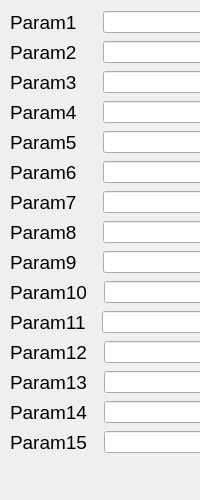
        <widget class="QWidget" name="scrollAreaWidgetContents_3">
         <property name="geometry">
          <rect>
           <x>0</x>
           <y>0</y>
           <width>200</width>
           <height>500</height>
          </rect>
         </property>
         <property name="sizePolicy">
          <sizepolicy hsizetype="Fixed" vsizetype="Fixed">
           <horstretch>0</horstretch>
           <verstretch>0</verstretch>
          </sizepolicy>
         </property>
         <property name="minimumSize">
          <size>
           <width>200</width>
           <height>500</height>
          </size>
         </property>
         <widget class="QWidget" name="layoutWidget">
          <property name="geometry">
           <rect>
            <x>10</x>
            <y>10</y>
            <width>210</width>
            <height>25</height>
           </rect>
          </property>
          <layout class="QHBoxLayout" name="horLayOut_CF1_1">
           <item>
            <widget class="QLabel" name="label_CF1_1">
             <property name="sizePolicy">
              <sizepolicy hsizetype="Fixed" vsizetype="Fixed">
               <horstretch>0</horstretch>
               <verstretch>0</verstretch>
              </sizepolicy>
             </property>
             <property name="font">
              <font>
               <pointsize>14</pointsize>
              </font>
             </property>
             <property name="text">
              <string>Param1</string>
             </property>
            </widget>
           </item>
           <item>
            <spacer name="horSpacer_CF1_1">
             <property name="orientation">
              <enum>Qt::Horizontal</enum>
             </property>
             <property name="sizeType">
              <enum>QSizePolicy::Fixed</enum>
             </property>
             <property name="sizeHint" stdset="0">
              <size>
               <width>20</width>
               <height>20</height>
              </size>
             </property>
            </spacer>
           </item>
           <item>
            <widget class="QLineEdit" name="lineEdit_CF1_1"/>
           </item>
          </layout>
         </widget>
         <widget class="QWidget" name="layoutWidget_2">
          <property name="geometry">
           <rect>
            <x>10</x>
            <y>40</y>
            <width>210</width>
            <height>25</height>
           </rect>
          </property>
          <layout class="QHBoxLayout" name="horLayOut_CF1_2">
           <item>
            <widget class="QLabel" name="label_CF1_2">
             <property name="sizePolicy">
              <sizepolicy hsizetype="Fixed" vsizetype="Fixed">
               <horstretch>0</horstretch>
               <verstretch>0</verstretch>
              </sizepolicy>
             </property>
             <property name="font">
              <font>
               <pointsize>14</pointsize>
              </font>
             </property>
             <property name="text">
              <string>Param2</string>
             </property>
            </widget>
           </item>
           <item>
            <spacer name="horSpacer_CF1_2">
             <property name="orientation">
              <enum>Qt::Horizontal</enum>
             </property>
             <property name="sizeType">
              <enum>QSizePolicy::Fixed</enum>
             </property>
             <property name="sizeHint" stdset="0">
              <size>
               <width>20</width>
               <height>20</height>
              </size>
             </property>
            </spacer>
           </item>
           <item>
            <widget class="QLineEdit" name="lineEdit_CF1_2"/>
           </item>
          </layout>
         </widget>
         <widget class="QWidget" name="layoutWidget_3">
          <property name="geometry">
           <rect>
            <x>10</x>
            <y>70</y>
            <width>210</width>
            <height>25</height>
           </rect>
          </property>
          <layout class="QHBoxLayout" name="horLayOut_CF1_3">
           <item>
            <widget class="QLabel" name="label_CF1_3">
             <property name="sizePolicy">
              <sizepolicy hsizetype="Fixed" vsizetype="Fixed">
               <horstretch>0</horstretch>
               <verstretch>0</verstretch>
              </sizepolicy>
             </property>
             <property name="font">
              <font>
               <pointsize>14</pointsize>
              </font>
             </property>
             <property name="text">
              <string>Param3</string>
             </property>
            </widget>
           </item>
           <item>
            <spacer name="horSpacer_CF1_3">
             <property name="orientation">
              <enum>Qt::Horizontal</enum>
             </property>
             <property name="sizeType">
              <enum>QSizePolicy::Fixed</enum>
             </property>
             <property name="sizeHint" stdset="0">
              <size>
               <width>20</width>
               <height>20</height>
              </size>
             </property>
            </spacer>
           </item>
           <item>
            <widget class="QLineEdit" name="lineEdit_CF1_3"/>
           </item>
          </layout>
         </widget>
         <widget class="QWidget" name="layoutWidget_4">
          <property name="geometry">
           <rect>
            <x>10</x>
            <y>100</y>
            <width>210</width>
            <height>25</height>
           </rect>
          </property>
          <layout class="QHBoxLayout" name="horLayOut_CF1_4">
           <item>
            <widget class="QLabel" name="label_CF1_4">
             <property name="sizePolicy">
              <sizepolicy hsizetype="Fixed" vsizetype="Fixed">
               <horstretch>0</horstretch>
               <verstretch>0</verstretch>
              </sizepolicy>
             </property>
             <property name="font">
              <font>
               <pointsize>14</pointsize>
              </font>
             </property>
             <property name="text">
              <string>Param4</string>
             </property>
            </widget>
           </item>
           <item>
            <spacer name="horSpacer_CF1_4">
             <property name="orientation">
              <enum>Qt::Horizontal</enum>
             </property>
             <property name="sizeType">
              <enum>QSizePolicy::Fixed</enum>
             </property>
             <property name="sizeHint" stdset="0">
              <size>
               <width>20</width>
               <height>20</height>
              </size>
             </property>
            </spacer>
           </item>
           <item>
            <widget class="QLineEdit" name="lineEdit_CF1_4"/>
           </item>
          </layout>
         </widget>
         <widget class="QWidget" name="layoutWidget_5">
          <property name="geometry">
           <rect>
            <x>10</x>
            <y>130</y>
            <width>210</width>
            <height>25</height>
           </rect>
          </property>
          <layout class="QHBoxLayout" name="horLayOut_CF1_5">
           <item>
            <widget class="QLabel" name="label_CF1_5">
             <property name="sizePolicy">
              <sizepolicy hsizetype="Fixed" vsizetype="Fixed">
               <horstretch>0</horstretch>
               <verstretch>0</verstretch>
              </sizepolicy>
             </property>
             <property name="font">
              <font>
               <pointsize>14</pointsize>
              </font>
             </property>
             <property name="text">
              <string>Param5</string>
             </property>
            </widget>
           </item>
           <item>
            <spacer name="horSpacer_CF1_5">
             <property name="orientation">
              <enum>Qt::Horizontal</enum>
             </property>
             <property name="sizeType">
              <enum>QSizePolicy::Fixed</enum>
             </property>
             <property name="sizeHint" stdset="0">
              <size>
               <width>20</width>
               <height>20</height>
              </size>
             </property>
            </spacer>
           </item>
           <item>
            <widget class="QLineEdit" name="lineEdit_CF1_5"/>
           </item>
          </layout>
         </widget>
         <widget class="QWidget" name="layoutWidget_6">
          <property name="geometry">
           <rect>
            <x>10</x>
            <y>160</y>
            <width>210</width>
            <height>25</height>
           </rect>
          </property>
          <layout class="QHBoxLayout" name="horLayOut_CF1_6">
           <item>
            <widget class="QLabel" name="label_CF1_6">
             <property name="sizePolicy">
              <sizepolicy hsizetype="Fixed" vsizetype="Fixed">
               <horstretch>0</horstretch>
               <verstretch>0</verstretch>
              </sizepolicy>
             </property>
             <property name="font">
              <font>
               <pointsize>14</pointsize>
              </font>
             </property>
             <property name="text">
              <string>Param6</string>
             </property>
            </widget>
           </item>
           <item>
            <spacer name="horSpacer_CF1_6">
             <property name="orientation">
              <enum>Qt::Horizontal</enum>
             </property>
             <property name="sizeType">
              <enum>QSizePolicy::Fixed</enum>
             </property>
             <property name="sizeHint" stdset="0">
              <size>
               <width>20</width>
               <height>20</height>
              </size>
             </property>
            </spacer>
           </item>
           <item>
            <widget class="QLineEdit" name="lineEdit_CF1_6"/>
           </item>
          </layout>
         </widget>
         <widget class="QWidget" name="layoutWidget_7">
          <property name="geometry">
           <rect>
            <x>10</x>
            <y>190</y>
            <width>210</width>
            <height>25</height>
           </rect>
          </property>
          <layout class="QHBoxLayout" name="horLayOut_CF1_7">
           <item>
            <widget class="QLabel" name="label_CF1_7">
             <property name="sizePolicy">
              <sizepolicy hsizetype="Fixed" vsizetype="Fixed">
               <horstretch>0</horstretch>
               <verstretch>0</verstretch>
              </sizepolicy>
             </property>
             <property name="font">
              <font>
               <pointsize>14</pointsize>
              </font>
             </property>
             <property name="text">
              <string>Param7</string>
             </property>
            </widget>
           </item>
           <item>
            <spacer name="horSpacer_CF1_7">
             <property name="orientation">
              <enum>Qt::Horizontal</enum>
             </property>
             <property name="sizeType">
              <enum>QSizePolicy::Fixed</enum>
             </property>
             <property name="sizeHint" stdset="0">
              <size>
               <width>20</width>
               <height>20</height>
              </size>
             </property>
            </spacer>
           </item>
           <item>
            <widget class="QLineEdit" name="lineEdit_CF1_7"/>
           </item>
          </layout>
         </widget>
         <widget class="QWidget" name="layoutWidget_8">
          <property name="geometry">
           <rect>
            <x>10</x>
            <y>220</y>
            <width>210</width>
            <height>25</height>
           </rect>
          </property>
          <layout class="QHBoxLayout" name="horLayOut_CF1_8">
           <item>
            <widget class="QLabel" name="label_CF1_8">
             <property name="sizePolicy">
              <sizepolicy hsizetype="Fixed" vsizetype="Fixed">
               <horstretch>0</horstretch>
               <verstretch>0</verstretch>
              </sizepolicy>
             </property>
             <property name="font">
              <font>
               <pointsize>14</pointsize>
              </font>
             </property>
             <property name="text">
              <string>Param8</string>
             </property>
            </widget>
           </item>
           <item>
            <spacer name="horSpacer_CF1_8">
             <property name="orientation">
              <enum>Qt::Horizontal</enum>
             </property>
             <property name="sizeType">
              <enum>QSizePolicy::Fixed</enum>
             </property>
             <property name="sizeHint" stdset="0">
              <size>
               <width>20</width>
               <height>20</height>
              </size>
             </property>
            </spacer>
           </item>
           <item>
            <widget class="QLineEdit" name="lineEdit_CF1_8"/>
           </item>
          </layout>
         </widget>
         <widget class="QWidget" name="layoutWidget_9">
          <property name="geometry">
           <rect>
            <x>10</x>
            <y>250</y>
            <width>210</width>
            <height>25</height>
           </rect>
          </property>
          <layout class="QHBoxLayout" name="horLayOut_CF1_9">
           <item>
            <widget class="QLabel" name="label_CF1_9">
             <property name="sizePolicy">
              <sizepolicy hsizetype="Fixed" vsizetype="Fixed">
               <horstretch>0</horstretch>
               <verstretch>0</verstretch>
              </sizepolicy>
             </property>
             <property name="font">
              <font>
               <pointsize>14</pointsize>
              </font>
             </property>
             <property name="text">
              <string>Param9</string>
             </property>
            </widget>
           </item>
           <item>
            <spacer name="horSpacer_CF1_9">
             <property name="orientation">
              <enum>Qt::Horizontal</enum>
             </property>
             <property name="sizeType">
              <enum>QSizePolicy::Fixed</enum>
             </property>
             <property name="sizeHint" stdset="0">
              <size>
               <width>20</width>
               <height>20</height>
              </size>
             </property>
            </spacer>
           </item>
           <item>
            <widget class="QLineEdit" name="lineEdit_CF1_9"/>
           </item>
          </layout>
         </widget>
         <widget class="QWidget" name="layoutWidget_35">
          <property name="geometry">
           <rect>
            <x>10</x>
            <y>280</y>
            <width>210</width>
            <height>25</height>
           </rect>
          </property>
          <layout class="QHBoxLayout" name="horLayOut_CF1_10">
           <item>
            <widget class="QLabel" name="label_CF1_10">
             <property name="sizePolicy">
              <sizepolicy hsizetype="Fixed" vsizetype="Fixed">
               <horstretch>0</horstretch>
               <verstretch>0</verstretch>
              </sizepolicy>
             </property>
             <property name="font">
              <font>
               <pointsize>14</pointsize>
              </font>
             </property>
             <property name="text">
              <string>Param10</string>
             </property>
            </widget>
           </item>
           <item>
            <spacer name="horSpacer_CF1_10">
             <property name="orientation">
              <enum>Qt::Horizontal</enum>
             </property>
             <property name="sizeType">
              <enum>QSizePolicy::Fixed</enum>
             </property>
             <property name="sizeHint" stdset="0">
              <size>
               <width>10</width>
               <height>20</height>
              </size>
             </property>
            </spacer>
           </item>
           <item>
            <widget class="QLineEdit" name="lineEdit_CF1_10"/>
           </item>
          </layout>
         </widget>
         <widget class="QWidget" name="layoutWidget_36">
          <property name="geometry">
           <rect>
            <x>10</x>
            <y>310</y>
            <width>210</width>
            <height>25</height>
           </rect>
          </property>
          <layout class="QHBoxLayout" name="horLayOut_CF1_11">
           <item>
            <widget class="QLabel" name="label_CF1_11">
             <property name="sizePolicy">
              <sizepolicy hsizetype="Fixed" vsizetype="Fixed">
               <horstretch>0</horstretch>
               <verstretch>0</verstretch>
              </sizepolicy>
             </property>
             <property name="font">
              <font>
               <pointsize>14</pointsize>
              </font>
             </property>
             <property name="text">
              <string>Param11</string>
             </property>
            </widget>
           </item>
           <item>
            <spacer name="horSpacer_CF1_11">
             <property name="orientation">
              <enum>Qt::Horizontal</enum>
             </property>
             <property name="sizeType">
              <enum>QSizePolicy::Fixed</enum>
             </property>
             <property name="sizeHint" stdset="0">
              <size>
               <width>10</width>
               <height>20</height>
              </size>
             </property>
            </spacer>
           </item>
           <item>
            <widget class="QLineEdit" name="lineEdit_CF1_11"/>
           </item>
          </layout>
         </widget>
         <widget class="QWidget" name="layoutWidget_37">
          <property name="geometry">
           <rect>
            <x>10</x>
            <y>340</y>
            <width>210</width>
            <height>25</height>
           </rect>
          </property>
          <layout class="QHBoxLayout" name="horLayOut_CF1_12">
           <item>
            <widget class="QLabel" name="label_CF1_12">
             <property name="sizePolicy">
              <sizepolicy hsizetype="Fixed" vsizetype="Fixed">
               <horstretch>0</horstretch>
               <verstretch>0</verstretch>
              </sizepolicy>
             </property>
             <property name="font">
              <font>
               <pointsize>14</pointsize>
              </font>
             </property>
             <property name="text">
              <string>Param12</string>
             </property>
            </widget>
           </item>
           <item>
            <spacer name="horSpacer_CF1_12">
             <property name="orientation">
              <enum>Qt::Horizontal</enum>
             </property>
             <property name="sizeType">
              <enum>QSizePolicy::Fixed</enum>
             </property>
             <property name="sizeHint" stdset="0">
              <size>
               <width>10</width>
               <height>20</height>
              </size>
             </property>
            </spacer>
           </item>
           <item>
            <widget class="QLineEdit" name="lineEdit_CF1_12"/>
           </item>
          </layout>
         </widget>
         <widget class="QWidget" name="layoutWidget_38">
          <property name="geometry">
           <rect>
            <x>10</x>
            <y>370</y>
            <width>210</width>
            <height>25</height>
           </rect>
          </property>
          <layout class="QHBoxLayout" name="horLayOut_CF1_13">
           <item>
            <widget class="QLabel" name="label_CF1_13">
             <property name="sizePolicy">
              <sizepolicy hsizetype="Fixed" vsizetype="Fixed">
               <horstretch>0</horstretch>
               <verstretch>0</verstretch>
              </sizepolicy>
             </property>
             <property name="font">
              <font>
               <pointsize>14</pointsize>
              </font>
             </property>
             <property name="text">
              <string>Param13</string>
             </property>
            </widget>
           </item>
           <item>
            <spacer name="horSpacer_CF1_13">
             <property name="orientation">
              <enum>Qt::Horizontal</enum>
             </property>
             <property name="sizeType">
              <enum>QSizePolicy::Fixed</enum>
             </property>
             <property name="sizeHint" stdset="0">
              <size>
               <width>10</width>
               <height>20</height>
              </size>
             </property>
            </spacer>
           </item>
           <item>
            <widget class="QLineEdit" name="lineEdit_CF1_13"/>
           </item>
          </layout>
         </widget>
         <widget class="QWidget" name="layoutWidget_39">
          <property name="geometry">
           <rect>
            <x>10</x>
            <y>400</y>
            <width>210</width>
            <height>25</height>
           </rect>
          </property>
          <layout class="QHBoxLayout" name="horLayOut_CF1_14">
           <item>
            <widget class="QLabel" name="label_CF1_14">
             <property name="sizePolicy">
              <sizepolicy hsizetype="Fixed" vsizetype="Fixed">
               <horstretch>0</horstretch>
               <verstretch>0</verstretch>
              </sizepolicy>
             </property>
             <property name="font">
              <font>
               <pointsize>14</pointsize>
              </font>
             </property>
             <property name="text">
              <string>Param14</string>
             </property>
            </widget>
           </item>
           <item>
            <spacer name="horSpacer_CF1_14">
             <property name="orientation">
              <enum>Qt::Horizontal</enum>
             </property>
             <property name="sizeType">
              <enum>QSizePolicy::Fixed</enum>
             </property>
             <property name="sizeHint" stdset="0">
              <size>
               <width>10</width>
               <height>20</height>
              </size>
             </property>
            </spacer>
           </item>
           <item>
            <widget class="QLineEdit" name="lineEdit_CF1_14"/>
           </item>
          </layout>
         </widget>
         <widget class="QWidget" name="layoutWidget_40">
          <property name="geometry">
           <rect>
            <x>10</x>
            <y>430</y>
            <width>210</width>
            <height>25</height>
           </rect>
          </property>
          <layout class="QHBoxLayout" name="horLayOut_CF1_15">
           <item>
            <widget class="QLabel" name="label_CF1_15">
             <property name="sizePolicy">
              <sizepolicy hsizetype="Fixed" vsizetype="Fixed">
               <horstretch>0</horstretch>
               <verstretch>0</verstretch>
              </sizepolicy>
             </property>
             <property name="font">
              <font>
               <pointsize>14</pointsize>
              </font>
             </property>
             <property name="text">
              <string>Param15</string>
             </property>
            </widget>
           </item>
           <item>
            <spacer name="horSpacer_CF1_15">
             <property name="orientation">
              <enum>Qt::Horizontal</enum>
             </property>
             <property name="sizeType">
              <enum>QSizePolicy::Fixed</enum>
             </property>
             <property name="sizeHint" stdset="0">
              <size>
               <width>10</width>
               <height>20</height>
              </size>
             </property>
            </spacer>
           </item>
           <item>
            <widget class="QLineEdit" name="lineEdit_CF1_15"/>
           </item>
          </layout>
         </widget>
        </widget>
